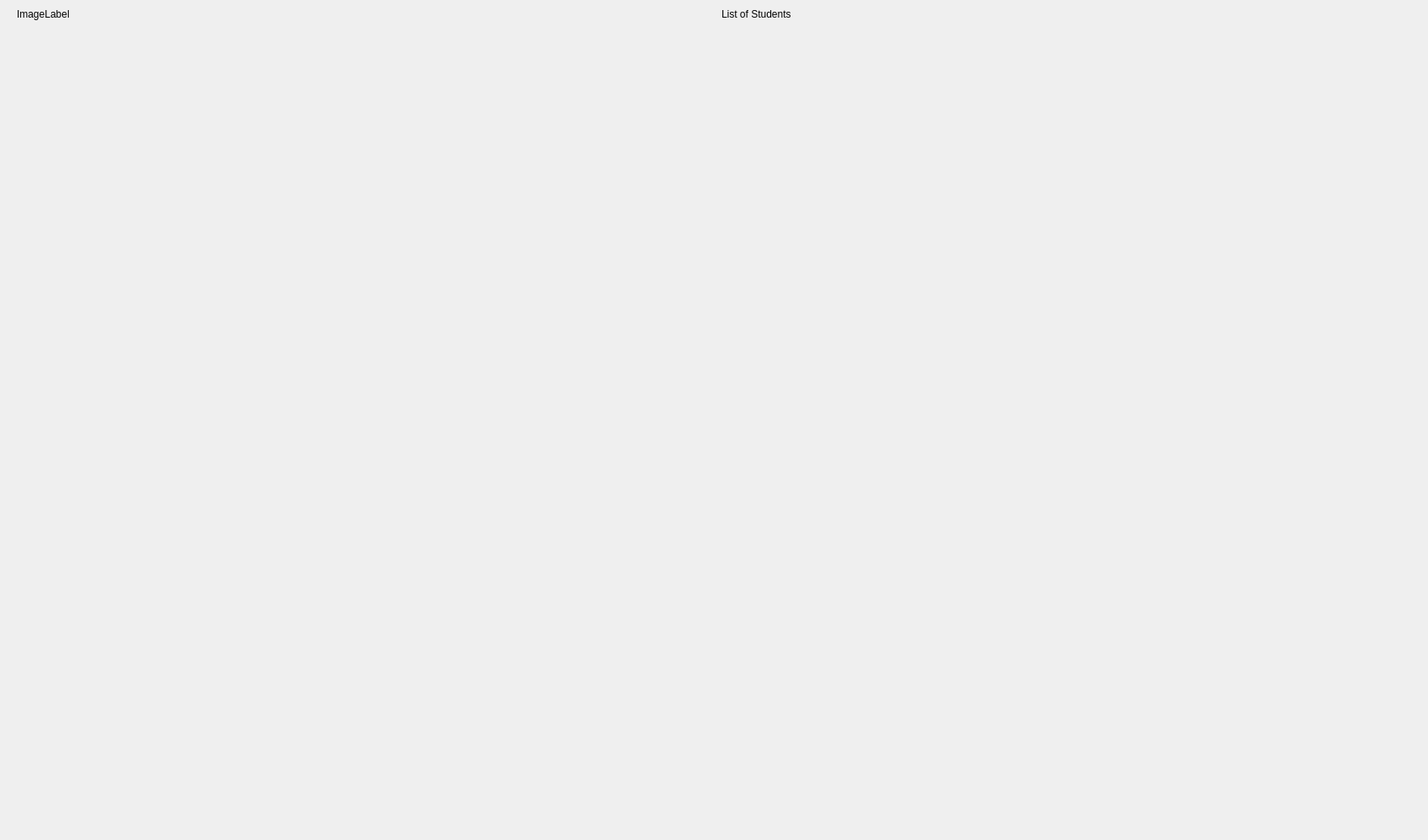
<?xml version="1.0" encoding="UTF-8"?>
<ui version="4.0">
 <class>Dialog</class>
 <widget class="QDialog" name="Dialog">
  <property name="geometry">
   <rect>
    <x>0</x>
    <y>0</y>
    <width>1700</width>
    <height>1000</height>
   </rect>
  </property>
  <property name="windowTitle">
   <string>Dialog</string>
  </property>
  <widget class="QWidget" name="verticalLayoutWidget">
   <property name="geometry">
    <rect>
     <x>20</x>
     <y>10</y>
     <width>1671</width>
     <height>981</height>
    </rect>
   </property>
   <layout class="QVBoxLayout" name="verticalLayout">
    <item>
     <layout class="QHBoxLayout" name="horizontalLayout">
      <item>
       <widget class="QLabel" name="ImageLabel">
        <property name="text">
         <string>ImageLabel</string>
        </property>
       </widget>
      </item>
      <item>
       <widget class="QLabel" name="TextLabel">
        <property name="text">
         <string>List of Students</string>
        </property>
       </widget>
      </item>
     </layout>
    </item>
    <item>
     <spacer name="verticalSpacer">
      <property name="orientation">
       <enum>Qt::Orientation::Vertical</enum>
      </property>
      <property name="sizeHint" stdset="0">
       <size>
        <width>20</width>
        <height>40</height>
       </size>
      </property>
     </spacer>
    </item>
   </layout>
  </widget>
 </widget>
 <resources/>
 <connections/>
</ui>
